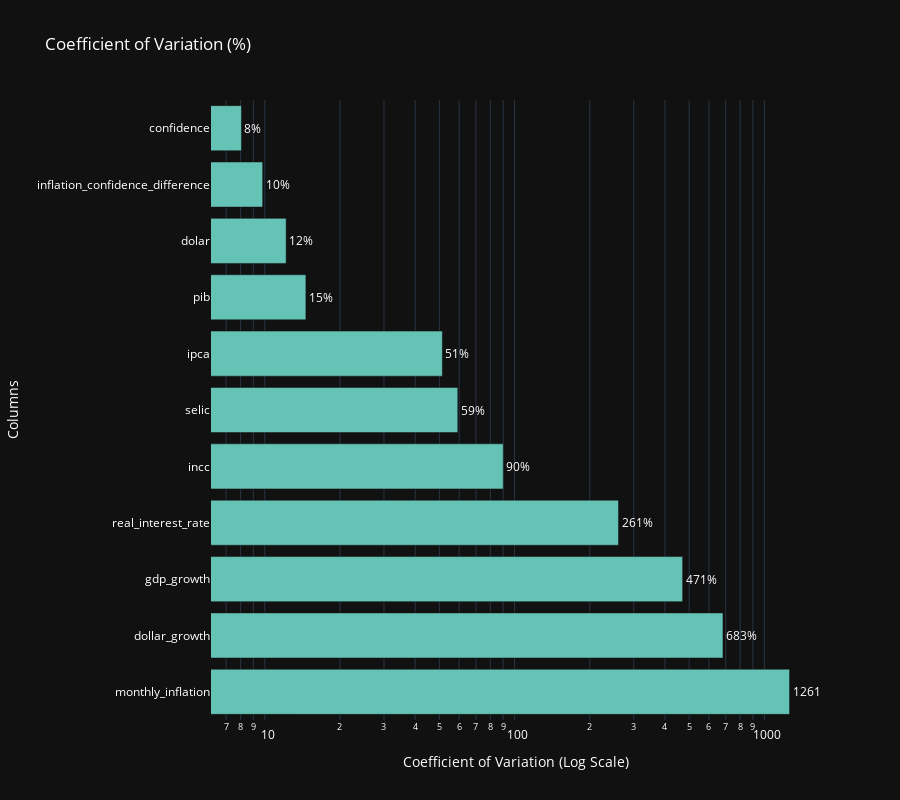

Notebook code for this chart:
### Markdown cell above
#### Coefficient of variation

### Code cell
df_macroeconomic_book_cvs = ((df_macroeconomic_numeric_cols.std(ddof=1) / df_macroeconomic_numeric_cols.mean().sort_values(ascending=True)) * 100).sort_values(ascending=True).reset_index()
df_macroeconomic_book_cvs.columns = ['column', 'coefficient_variation']
df_macroeconomic_book_cvs['coefficient_variation'] = df_macroeconomic_book_cvs['coefficient_variation'].abs().sort_values(ascending=True)
df_macroeconomic_book_cvs.fillna(method='ffill', inplace=True)
df_macroeconomic_book_cvs = df_macroeconomic_book_cvs.sort_values(by='coefficient_variation', ascending=False)


fig = px.bar(df_macroeconomic_book_cvs, title='Coefficient of Variation (%)',y='column', x='coefficient_variation', orientation='h', color_discrete_sequence=['rgb(100, 195, 181)'],hover_name='column', height=800)
fig.update_traces(text=[f'{x:.0f}%' for x in df_macroeconomic_book_cvs['coefficient_variation']], textposition='outside')
fig.update_layout(xaxis_title='Coefficient of Variation (%)', yaxis_title='Columns', template='plotly_dark', font=dict(color='white'), xaxis={'type':'log', 'title':'Coefficient of Variation (Log Scale)'}, hovermode='y')

fig.show()

### Figure 1 — Plotly figure (JSON) as saved in the notebook; plotly's stock layout.template omitted (floating-point values rounded to 4 significant figures)
{"data": [{"alignmentgroup": "True", "hovertemplate": "<b>%{hovertext}</b><br><br>coefficient_variation=%{x}<br>column=%{y}<extra></extra>", "hovertext": ["monthly_inflation", "dollar_growth", "gdp_growth", "real_interest_rate", "incc", "selic", "ipca", "pib", "dolar", "inflation_confidence_difference", "confidence"], "legendgroup": "", "marker": {"color": "rgb(100, 195, 181)", "pattern": {"shape": ""}}, "name": "", "offsetgroup": "", "orientation": "h", "showlegend": false, "text": ["1261%", "683%", "471%", "261%", "90%", "59%", "51%", "15%", "12%", "10%", "8%"], "textposition": "outside", "type": "bar", "x": [1261.0, 682.8, 470.8, 260.7, 90.09, 59.24, 51.39, 14.6, 12.17, 9.806, 8.063], "xaxis": "x", "y": ["monthly_inflation", "dollar_growth", "gdp_growth", "real_interest_rate", "incc", "selic", "ipca", "pib", "dolar", "inflation_confidence_difference", "confidence"], "yaxis": "y"}], "layout": {"barmode": "relative", "font": {"color": "white"}, "height": 800, "hovermode": "y", "legend": {"tracegroupgap": 0}, "title": {"text": "Coefficient of Variation (%)"}, "xaxis": {"anchor": "y", "domain": [0, 1], "title": {"text": "Coefficient of Variation (Log Scale)"}, "type": "log"}, "yaxis": {"anchor": "x", "domain": [0, 1], "title": {"text": "Columns"}}}}
